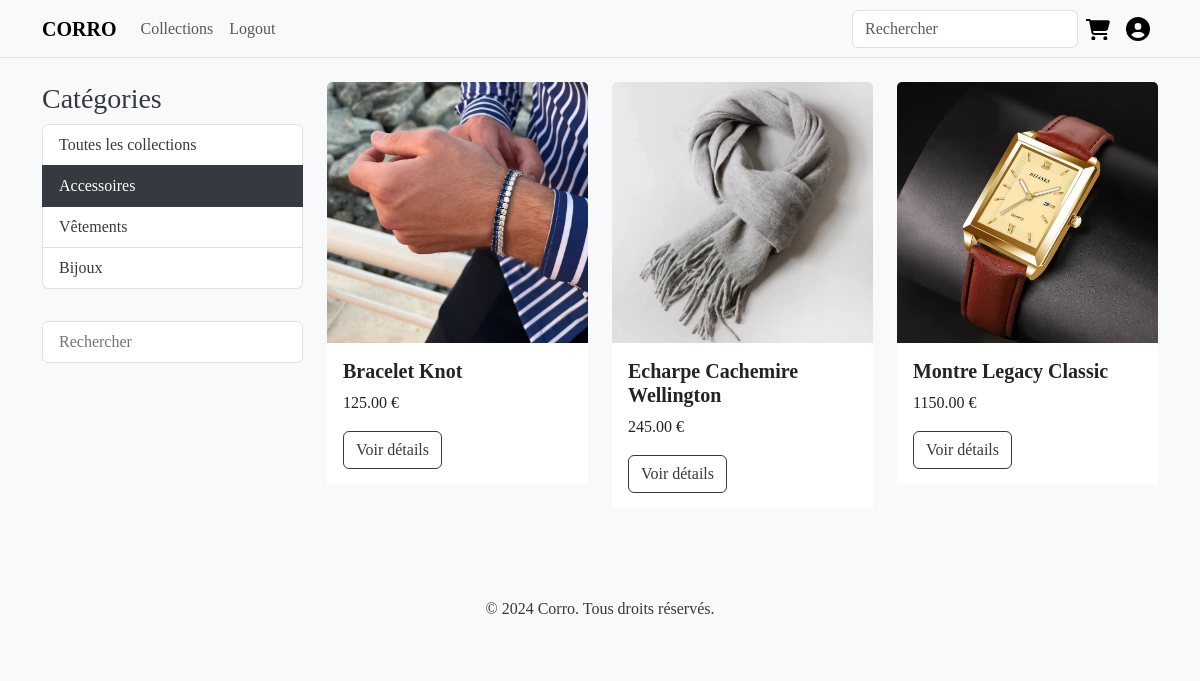
Page /category/accessoires/ on the committed database.
### products/models.py (models this page shows, shortened)
class Category(models.Model):
    name = models.CharField(max_length=100)
    slug = models.SlugField(unique=True)
    class Meta:
        verbose_name_plural = 'categories'
    def get_absolute_url(self):
        return reverse('product_list_by_category', args=[self.slug])

class Product(models.Model):
    category = models.ForeignKey(Category, on_delete=models.CASCADE)
    name = models.CharField(max_length=200)
    slug = models.SlugField(unique=True)
    description = models.TextField()
    price = models.DecimalField(max_digits=10, decimal_places=2)
    image = models.ImageField(upload_to='products/')
    stock = models.IntegerField()
    available = models.BooleanField(default=True)
    created = models.DateTimeField(auto_now_add=True)
    updated = models.DateTimeField(auto_now=True)
    def get_absolute_url(self):
        return reverse('product_detail', args=[self.slug])

### products/views.py (the view)
# urls.py: path('category/<slug:category_slug>/', views.product_list, name='product_list_by_category'),
def product_list(request, category_slug=None):
    category = None
    categories = Category.objects.all()
    products = Product.objects.filter(available=True)
    if category_slug:
        category = get_object_or_404(Category, slug=category_slug)
        products = products.filter(category=category)
    if request.method == "GET":
        research = request.GET.get('research')
        if research is not None:
            products = products.filter(name__icontains=research)
    return render(request, 'products/product_list.html', {
        'category': category,
        'categories': categories,
        'products': products
    })

### templates/products/product_list.html (shortened to what this page needs)
{% extends 'base.html' %}
{% block content %}
<div class="row">
    <div class="col-md-3">
        <h3>Catégories</h3>
        <ul class="list-group">
            <li class="list-group-item {% if not category %}active{% endif %}">
                <a href="{% url 'product_list' %}" class="text-decoration-none {% if not category %}text-white{% endif %}">
                    Toutes les collections
                </a>
            </li>
            {% for c in categories %}
            <li class="list-group-item {% if category.slug == c.slug %}active{% endif %}">
                <a href="{{ c.get_absolute_url }}" class="text-decoration-none {% if category.slug == c.slug %}text-white{% endif %}">
                    {{ c.name }}
                </a>
            </li>
            {% endfor %}
        </ul>
        <form class="list-group" action="{% url 'product_list' %}" method="get" style="margin-top: 2rem;">
            <input class="list-group-item" type="search" name="research" id="research" placeholder="Rechercher">
        </form>
    </div>
    <div class="col-md-9">
        <div class="row">
            {% for product in products %}
            <div class="col-md-4 mb-4">
                <div class="card">
                    <img src="{{ product.image.url }}" class="card-img-top" alt="{{ product.name }}">
                    <div class="card-body">
                        <h5 class="card-title">{{ product.name }}</h5>
                        <p class="card-text">{{ product.price }} €</p>
                        <a href="{{ product.get_absolute_url }}" class="btn btn-primary">Voir détails</a>
                    </div>
                </div>
            </div>
            {% endfor %}
        </div>
    </div>
</div>
{% endblock %}

### staticfiles/css/style.css (style rules this page uses)
body { font-family: 'Times New Roman', Times, serif; background-color: #f8f9fa; color: #343a40; }
.card { border: none; border-radius: 0; }
.card-title { font-weight: bold; }
.list-group-item a { color: #343a40 !important; }
.list-group-item.active a { color: white !important; }
.list-group-item.active { background-color: #343a40 !important; border-color: #343a40 !important; }
.card-body a { background-color: white !important; border-color: #343a40 !important; color: #343a40 !important; }

### rows in the picture
Category: name "Accessoires"
Category: name "Vêtements"
Category: name "Bijoux"
Product: image (picture), name "Bracelet Knot", price "125.00"
Product: image (picture), name "Echarpe Cachemire Wellington", price "245.00"
Product: image (picture), name "Montre Legacy Classic", price "1150.00"
